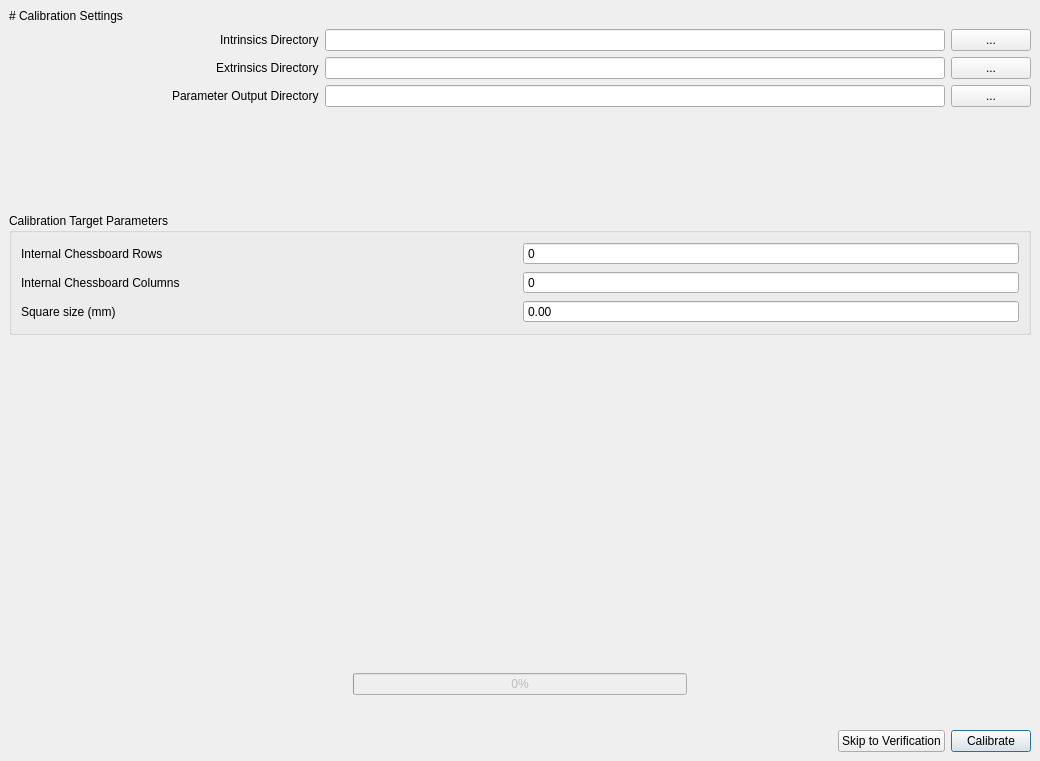
<?xml version="1.0" encoding="UTF-8"?>
<ui version="4.0">
 <class>rootWidgetStacked</class>
 <widget class="QStackedWidget" name="rootWidgetStacked">
  <property name="geometry">
   <rect>
    <x>0</x>
    <y>0</y>
    <width>1040</width>
    <height>761</height>
   </rect>
  </property>
  <property name="windowTitle">
   <string>StackedWidget</string>
  </property>
  <property name="frameShape">
   <enum>QFrame::NoFrame</enum>
  </property>
  <property name="currentIndex">
   <number>0</number>
  </property>
  <widget class="QWidget" name="calibratePage">
   <layout class="QVBoxLayout" name="verticalLayout">
    <item>
     <widget class="QLabel" name="titleLabel">
      <property name="text">
       <string># Calibration Settings</string>
      </property>
      <property name="textFormat">
       <enum>Qt::MarkdownText</enum>
      </property>
     </widget>
    </item>
    <item>
     <layout class="QHBoxLayout" name="intrinsicsDirLayout" stretch="1,2,0">
      <item>
       <layout class="QHBoxLayout" name="projectDirLabelLayout">
        <item>
         <spacer name="projectDirSpacer">
          <property name="orientation">
           <enum>Qt::Horizontal</enum>
          </property>
          <property name="sizeHint" stdset="0">
           <size>
            <width>40</width>
            <height>20</height>
           </size>
          </property>
         </spacer>
        </item>
        <item>
         <widget class="QLabel" name="projectDirLabel">
          <property name="text">
           <string>Intrinsics Directory</string>
          </property>
          <property name="buddy">
           <cstring>intrinsicsDirEdit</cstring>
          </property>
         </widget>
        </item>
       </layout>
      </item>
      <item>
       <widget class="QLineEdit" name="intrinsicsDirEdit">
        <property name="minimumSize">
         <size>
          <width>250</width>
          <height>0</height>
         </size>
        </property>
       </widget>
      </item>
      <item>
       <widget class="QPushButton" name="intrinsicsDirBrowse">
        <property name="text">
         <string>...</string>
        </property>
       </widget>
      </item>
     </layout>
    </item>
    <item>
     <layout class="QHBoxLayout" name="extrinsicsDirLayout" stretch="1,2,0">
      <item>
       <layout class="QHBoxLayout" name="outputDirLabelLayout">
        <item>
         <spacer name="outputDirSpacer">
          <property name="orientation">
           <enum>Qt::Horizontal</enum>
          </property>
          <property name="sizeHint" stdset="0">
           <size>
            <width>40</width>
            <height>20</height>
           </size>
          </property>
         </spacer>
        </item>
        <item>
         <widget class="QLabel" name="outputDirLabel">
          <property name="text">
           <string>Extrinsics Directory</string>
          </property>
          <property name="buddy">
           <cstring>extrinsicsDirEdit</cstring>
          </property>
         </widget>
        </item>
       </layout>
      </item>
      <item>
       <widget class="QLineEdit" name="extrinsicsDirEdit">
        <property name="minimumSize">
         <size>
          <width>250</width>
          <height>0</height>
         </size>
        </property>
       </widget>
      </item>
      <item>
       <widget class="QPushButton" name="extrinsicsDirBrowse">
        <property name="text">
         <string>...</string>
        </property>
       </widget>
      </item>
     </layout>
    </item>
    <item>
     <layout class="QHBoxLayout" name="paramOutLayout" stretch="1,2,0">
      <item>
       <layout class="QHBoxLayout" name="outputDirLabelLayout_2">
        <item>
         <spacer name="outputDirSpacer_2">
          <property name="orientation">
           <enum>Qt::Horizontal</enum>
          </property>
          <property name="sizeHint" stdset="0">
           <size>
            <width>40</width>
            <height>20</height>
           </size>
          </property>
         </spacer>
        </item>
        <item>
         <widget class="QLabel" name="outputDirLabel_2">
          <property name="text">
           <string>Parameter Output Directory</string>
          </property>
          <property name="buddy">
           <cstring>extrinsicsDirEdit</cstring>
          </property>
         </widget>
        </item>
       </layout>
      </item>
      <item>
       <widget class="QLineEdit" name="paramOutEdit">
        <property name="minimumSize">
         <size>
          <width>250</width>
          <height>0</height>
         </size>
        </property>
       </widget>
      </item>
      <item>
       <widget class="QPushButton" name="paramOutBrowse">
        <property name="text">
         <string>...</string>
        </property>
       </widget>
      </item>
     </layout>
    </item>
    <item>
     <spacer name="vSpacer1">
      <property name="orientation">
       <enum>Qt::Vertical</enum>
      </property>
      <property name="sizeType">
       <enum>QSizePolicy::Preferred</enum>
      </property>
      <property name="sizeHint" stdset="0">
       <size>
        <width>693</width>
        <height>100</height>
       </size>
      </property>
     </spacer>
    </item>
    <item>
     <widget class="QGroupBox" name="groupBox">
      <property name="title">
       <string>Calibration Target Parameters</string>
      </property>
      <layout class="QVBoxLayout" name="verticalLayout_2">
       <item>
        <layout class="QHBoxLayout" name="horizontalLayout">
         <item>
          <widget class="QLabel" name="label">
           <property name="sizePolicy">
            <sizepolicy hsizetype="Preferred" vsizetype="Preferred">
             <horstretch>0</horstretch>
             <verstretch>0</verstretch>
            </sizepolicy>
           </property>
           <property name="text">
            <string>Internal Chessboard Rows</string>
           </property>
           <property name="buddy">
            <cstring>chessboardRows</cstring>
           </property>
          </widget>
         </item>
         <item>
          <widget class="QSpinBox" name="chessboardRows">
           <property name="sizePolicy">
            <sizepolicy hsizetype="Minimum" vsizetype="Fixed">
             <horstretch>0</horstretch>
             <verstretch>0</verstretch>
            </sizepolicy>
           </property>
           <property name="wrapping">
            <bool>false</bool>
           </property>
           <property name="frame">
            <bool>true</bool>
           </property>
           <property name="alignment">
            <set>Qt::AlignLeading|Qt::AlignLeft|Qt::AlignVCenter</set>
           </property>
           <property name="buttonSymbols">
            <enum>QAbstractSpinBox::NoButtons</enum>
           </property>
           <property name="accelerated">
            <bool>false</bool>
           </property>
           <property name="showGroupSeparator" stdset="0">
            <bool>false</bool>
           </property>
           <property name="suffix">
            <string/>
           </property>
           <property name="minimum">
            <number>0</number>
           </property>
           <property name="value">
            <number>0</number>
           </property>
          </widget>
         </item>
        </layout>
       </item>
       <item>
        <layout class="QHBoxLayout" name="horizontalLayout_2">
         <item>
          <widget class="QLabel" name="label_2">
           <property name="text">
            <string>Internal Chessboard Columns</string>
           </property>
           <property name="buddy">
            <cstring>chessboardColumns</cstring>
           </property>
          </widget>
         </item>
         <item>
          <widget class="QSpinBox" name="chessboardColumns">
           <property name="wrapping">
            <bool>false</bool>
           </property>
           <property name="frame">
            <bool>true</bool>
           </property>
           <property name="buttonSymbols">
            <enum>QAbstractSpinBox::NoButtons</enum>
           </property>
           <property name="accelerated">
            <bool>false</bool>
           </property>
           <property name="minimum">
            <number>0</number>
           </property>
           <property name="value">
            <number>0</number>
           </property>
          </widget>
         </item>
        </layout>
       </item>
       <item>
        <layout class="QHBoxLayout" name="horizontalLayout_3">
         <item>
          <widget class="QLabel" name="label_3">
           <property name="text">
            <string>Square size (mm)</string>
           </property>
           <property name="buddy">
            <cstring>squareSizeMM</cstring>
           </property>
          </widget>
         </item>
         <item>
          <widget class="QDoubleSpinBox" name="squareSizeMM">
           <property name="buttonSymbols">
            <enum>QAbstractSpinBox::NoButtons</enum>
           </property>
          </widget>
         </item>
        </layout>
       </item>
      </layout>
     </widget>
    </item>
    <item>
     <spacer name="verticalSpacer_2">
      <property name="orientation">
       <enum>Qt::Vertical</enum>
      </property>
      <property name="sizeType">
       <enum>QSizePolicy::Expanding</enum>
      </property>
      <property name="sizeHint" stdset="0">
       <size>
        <width>20</width>
        <height>50</height>
       </size>
      </property>
     </spacer>
    </item>
    <item>
     <widget class="QWidget" name="widget" native="true">
      <property name="minimumSize">
       <size>
        <width>0</width>
        <height>80</height>
       </size>
      </property>
      <layout class="QHBoxLayout" name="horizontalLayout_5" stretch="1,1,1">
       <item>
        <spacer name="horizSpacerL">
         <property name="orientation">
          <enum>Qt::Horizontal</enum>
         </property>
         <property name="sizeHint" stdset="0">
          <size>
           <width>40</width>
           <height>20</height>
          </size>
         </property>
        </spacer>
       </item>
       <item>
        <widget class="QProgressBar" name="progressBar">
         <property name="enabled">
          <bool>false</bool>
         </property>
         <property name="toolTip">
          <string notr="true"/>
         </property>
         <property name="value">
          <number>0</number>
         </property>
         <property name="textVisible">
          <bool>true</bool>
         </property>
         <property name="invertedAppearance">
          <bool>false</bool>
         </property>
         <property name="format">
          <string notr="true">%p%</string>
         </property>
        </widget>
       </item>
       <item>
        <spacer name="horizSpacerR">
         <property name="orientation">
          <enum>Qt::Horizontal</enum>
         </property>
         <property name="sizeHint" stdset="0">
          <size>
           <width>214</width>
           <height>20</height>
          </size>
         </property>
        </spacer>
       </item>
      </layout>
     </widget>
    </item>
    <item>
     <layout class="QHBoxLayout" name="calibLayout">
      <item>
       <spacer name="horizontalSpacer_2">
        <property name="orientation">
         <enum>Qt::Horizontal</enum>
        </property>
        <property name="sizeHint" stdset="0">
         <size>
          <width>40</width>
          <height>20</height>
         </size>
        </property>
       </spacer>
      </item>
      <item>
       <widget class="QPushButton" name="skipCalibrationButton">
        <property name="text">
         <string>Skip to Verification</string>
        </property>
       </widget>
      </item>
      <item>
       <widget class="QPushButton" name="calibrateButton">
        <property name="sizePolicy">
         <sizepolicy hsizetype="Fixed" vsizetype="Fixed">
          <horstretch>0</horstretch>
          <verstretch>0</verstretch>
         </sizepolicy>
        </property>
        <property name="layoutDirection">
         <enum>Qt::LeftToRight</enum>
        </property>
        <property name="autoFillBackground">
         <bool>false</bool>
        </property>
        <property name="text">
         <string>Calibrate</string>
        </property>
        <property name="checkable">
         <bool>false</bool>
        </property>
        <property name="autoRepeat">
         <bool>false</bool>
        </property>
        <property name="autoDefault">
         <bool>false</bool>
        </property>
        <property name="default">
         <bool>true</bool>
        </property>
        <property name="flat">
         <bool>false</bool>
        </property>
       </widget>
      </item>
     </layout>
    </item>
   </layout>
  </widget>
  <widget class="QWidget" name="calibrationFinishedPage">
   <layout class="QVBoxLayout" name="verticalLayout_8">
    <item>
     <widget class="QLabel" name="label_6">
      <property name="text">
       <string># Calibration Results</string>
      </property>
      <property name="textFormat">
       <enum>Qt::MarkdownText</enum>
      </property>
     </widget>
    </item>
    <item>
     <widget class="QLabel" name="calibrationReport">
      <property name="sizePolicy">
       <sizepolicy hsizetype="Preferred" vsizetype="Expanding">
        <horstretch>0</horstretch>
        <verstretch>0</verstretch>
       </sizepolicy>
      </property>
      <property name="text">
       <string>error loading calibration summary</string>
      </property>
      <property name="alignment">
       <set>Qt::AlignLeading|Qt::AlignLeft|Qt::AlignTop</set>
      </property>
     </widget>
    </item>
    <item>
     <widget class="QLabel" name="label_7">
      <property name="text">
       <string>Calibration Logs</string>
      </property>
     </widget>
    </item>
    <item>
     <widget class="QTextBrowser" name="calibrationLog"/>
    </item>
    <item>
     <layout class="QHBoxLayout" name="horizontalLayout_9">
      <property name="topMargin">
       <number>10</number>
      </property>
      <item>
       <spacer name="horizontalSpacer">
        <property name="orientation">
         <enum>Qt::Horizontal</enum>
        </property>
        <property name="sizeHint" stdset="0">
         <size>
          <width>40</width>
          <height>20</height>
         </size>
        </property>
       </spacer>
      </item>
      <item>
       <widget class="QPushButton" name="continueToValidationButton">
        <property name="text">
         <string>Continue to Validation</string>
        </property>
       </widget>
      </item>
     </layout>
    </item>
   </layout>
  </widget>
  <widget class="QWidget" name="validatePage">
   <layout class="QVBoxLayout" name="verticalLayout_9">
    <item>
     <widget class="QLabel" name="label_10">
      <property name="text">
       <string># Verify Calibration Results</string>
      </property>
      <property name="textFormat">
       <enum>Qt::MarkdownText</enum>
      </property>
     </widget>
    </item>
    <item>
     <widget class="QLabel" name="label_8">
      <property name="sizePolicy">
       <sizepolicy hsizetype="Preferred" vsizetype="Minimum">
        <horstretch>0</horstretch>
        <verstretch>0</verstretch>
       </sizepolicy>
      </property>
      <property name="text">
       <string>&lt;html&gt;&lt;head/&gt;&lt;body&gt;&lt;p&gt;For each camera, select one image and choose a keypoint on the image. You can create a keypoint if no graph tools are selected (pan/zoom). You can create an additional keypoint to overwrite and relocate the previous keypoint.&lt;/p&gt;&lt;/body&gt;&lt;/html&gt;</string>
      </property>
      <property name="alignment">
       <set>Qt::AlignLeading|Qt::AlignLeft|Qt::AlignTop</set>
      </property>
      <property name="wordWrap">
       <bool>true</bool>
      </property>
     </widget>
    </item>
    <item>
     <widget class="QWidget" name="imageWidget" native="true">
      <property name="sizePolicy">
       <sizepolicy hsizetype="Preferred" vsizetype="Expanding">
        <horstretch>0</horstretch>
        <verstretch>0</verstretch>
       </sizepolicy>
      </property>
     </widget>
    </item>
    <item>
     <widget class="QWidget" name="horizontalWidget_2" native="true">
      <layout class="QHBoxLayout" name="horizontalLayout_4" stretch="0,0,0">
       <property name="leftMargin">
        <number>12</number>
       </property>
       <property name="topMargin">
        <number>12</number>
       </property>
       <property name="rightMargin">
        <number>12</number>
       </property>
       <property name="bottomMargin">
        <number>12</number>
       </property>
       <item>
        <spacer name="horizontalSpacer_4">
         <property name="orientation">
          <enum>Qt::Horizontal</enum>
         </property>
         <property name="sizeHint" stdset="0">
          <size>
           <width>40</width>
           <height>20</height>
          </size>
         </property>
        </spacer>
       </item>
       <item>
        <widget class="QLabel" name="label_4">
         <property name="text">
          <string>Load all camera verification for all views from a single directory</string>
         </property>
        </widget>
       </item>
       <item>
        <widget class="QPushButton" name="validation_loadAllButton">
         <property name="text">
          <string>Load All</string>
         </property>
        </widget>
       </item>
      </layout>
     </widget>
    </item>
    <item>
     <widget class="QWidget" name="widget_2" native="true">
      <property name="minimumSize">
       <size>
        <width>0</width>
        <height>0</height>
       </size>
      </property>
      <property name="baseSize">
       <size>
        <width>0</width>
        <height>10</height>
       </size>
      </property>
      <layout class="QHBoxLayout" name="horizontalLayout_10">
       <item>
        <widget class="QLabel" name="label_5">
         <property name="text">
          <string/>
         </property>
        </widget>
       </item>
       <item>
        <spacer name="horizontalSpacer_3">
         <property name="orientation">
          <enum>Qt::Horizontal</enum>
         </property>
         <property name="sizeHint" stdset="0">
          <size>
           <width>40</width>
           <height>20</height>
          </size>
         </property>
        </spacer>
       </item>
       <item>
        <widget class="QLabel" name="label_9">
         <property name="text">
          <string>Label each view to run validation</string>
         </property>
        </widget>
       </item>
       <item>
        <widget class="QPushButton" name="runValidateButton">
         <property name="text">
          <string>Run Validation</string>
         </property>
         <property name="default">
          <bool>true</bool>
         </property>
        </widget>
       </item>
      </layout>
     </widget>
    </item>
   </layout>
  </widget>
 </widget>
 <resources/>
 <connections/>
</ui>
